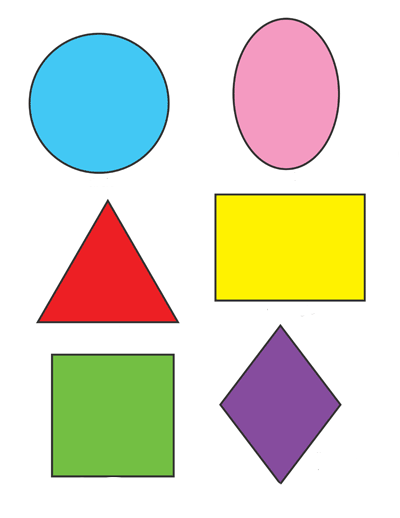
#> input picture resources/shapes.png, 400 x 518 px
$ python contours_detect.py
#> lines starting #> are read from the running program, lines starting #| are printed output that depends on the picture; after the words box and inside, x2 and y2 are one past the last pixel; in counts of white or black regions, pixels touching at a corner belong together
import cv2
import numpy as np

def stackImages(scale,imgArray):
    rows = len(imgArray)
    cols = len(imgArray[0])
    rowsAvailable = isinstance(imgArray[0], list)
    width = imgArray[0][0].shape[1]
    height = imgArray[0][0].shape[0]
    if rowsAvailable:
        for x in range ( 0, rows):
            for y in range(0, cols):
                if imgArray[x][y].shape[:2] == imgArray[0][0].shape [:2]:
                    imgArray[x][y] = cv2.resize(imgArray[x][y], (0, 0), None, scale, scale)
                else:
                    imgArray[x][y] = cv2.resize(imgArray[x][y], (imgArray[0][0].shape[1], imgArray[0][0].shape[0]), None, scale, scale)
                if len(imgArray[x][y].shape) == 2: imgArray[x][y]= cv2.cvtColor( imgArray[x][y], cv2.COLOR_GRAY2BGR)
        imageBlank = np.zeros((height, width, 3), np.uint8)
        hor = [imageBlank]*rows
        hor_con = [imageBlank]*rows
        for x in range(0, rows):
            hor[x] = np.hstack(imgArray[x])
        ver = np.vstack(hor)
    else:
        for x in range(0, rows):
            if imgArray[x].shape[:2] == imgArray[0].shape[:2]:
                imgArray[x] = cv2.resize(imgArray[x], (0, 0), None, scale, scale)
            else:
                imgArray[x] = cv2.resize(imgArray[x], (imgArray[0].shape[1], imgArray[0].shape[0]), None,scale, scale)
            if len(imgArray[x].shape) == 2: imgArray[x] = cv2.cvtColor(imgArray[x], cv2.COLOR_GRAY2BGR)
        hor= np.hstack(imgArray)
        ver = hor
    return ver

def get_contours(img):
    countours, hierarchy = cv2.findContours(img, cv2.RETR_EXTERNAL, cv2.CHAIN_APPROX_NONE)
    for cnt in countours:
        area = cv2.contourArea(cnt)
        print(area)
        if area>500:
            cv2.drawContours(imgContour, cnt, -1, (255,0,0), 3)
            perimiter = cv2.arcLength(cnt, True)
            # print(perimiter)
            approx = cv2.approxPolyDP(cnt, 0.02*perimiter, True)
            print(len(approx))
            objCor = len(approx)
            x, y, w, h = cv2.boundingRect(approx)
            if objCor == 3: objectType = 'Tri'
            elif objCor == 4:
                aspRatio = w/float(h)
                if aspRatio > 0.95 and aspRatio < 1.05 : objectType = 'Squere'
                else: objectType = 'Rectangle'
            elif objCor > 4 : objectType = 'Circle'
            else:
                objectType = 'None'

            cv2.rectangle(imgContour, (x, y), (x+w, y+h), (0, 255, 0), 2)
            cv2.putText(imgContour, objectType,
                        (x+(w//2)-10, y+(h//2)-10), cv2.FONT_HERSHEY_COMPLEX, 0.7,
                        (0,0,0), 2)


img = cv2.imread('resources/shapes.png')
#> img is the input picture: shape (518, 400, 3); mean B, G, R 200.6, 217.9, 219.9
imgContour = img.copy()

imgGray = cv2.cvtColor(img, cv2.COLOR_BGR2GRAY)
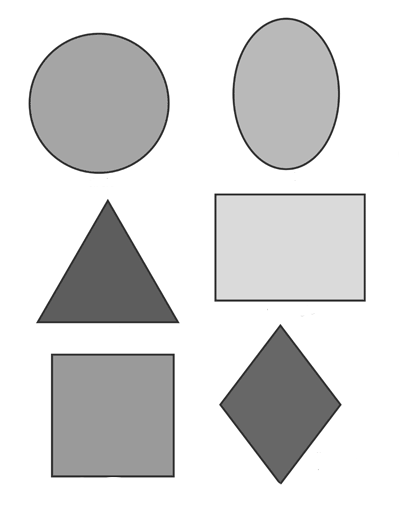
#> imgGray: shape (518, 400); min 23, max 255, mean 216.5
imgBlur = cv2.GaussianBlur(imgGray, (7,7), 1)
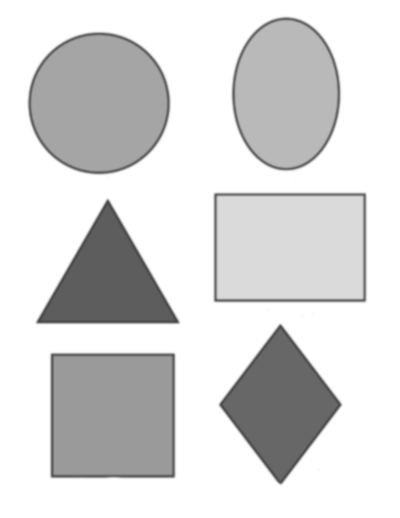
#> imgBlur: shape (518, 400); min 68, max 255, mean 216.5
imgCanny = cv2.Canny(imgBlur, 50, 50)
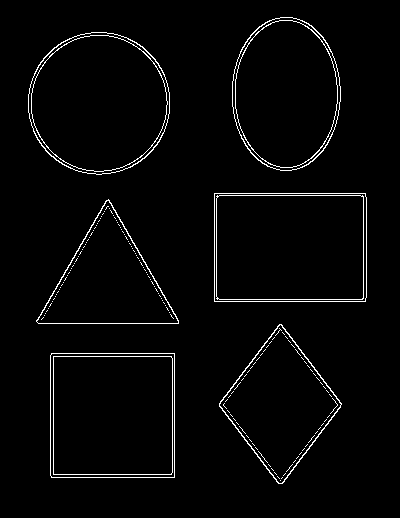
#> imgCanny: shape (518, 400); 2.6% white in thin lines or dots, all inside (x1, y1, x2, y2) = (28, 17, 367, 484)

get_contours(imgCanny)
#> in get_contours, `countours, hierarchy = cv2.findContours(img, cv2.RETR_EXTERNAL, cv2.CH..`: countours = 6 contours; box (x1, y1, x2, y2) and area: (214, 193, 367, 302) 16409, (28, 32, 170, 175) 15800, (50, 353, 175, 478) 15373, (232, 17, 341, 171) 13051, (219, 324, 342, 484) 10085, (36, 199, 179, 324) 9086
#> the loop in get_contours, `for cnt in countours:` made 6 passes
#> (area, perimiter, approx, objCor, x, y, w, h) on passes 1, 2, 4: (15373, 494.8, [[51, 353], [51, 477], [174, 477], [174, 353]], 4, 51, 353, 124, 125), (10085, 422.6, [[279, 324], [219, 406], [282, 483], [341, 403]], 4, 219, 324, 123, 160), (16409, 518.8, [[214, 193], [214, 301], [365, 301], [365, 193]], 4, 214, 193, 152, 109)
#> (area, perimiter, approx, objCor, x, y, w, h) on pass 3: (9085.5, 448.2, [[108, 199], [38, 323], [178, 323]], 3, 38, 199, 141, 125)
#| 15373.0
#| 4
#| 10085.0
#| 4
#| 9085.5
#| 3
#| 16409.0
#| 4
#| 15800.0
#| 8
#> (further printed lines are left out)
#> after the loop in get_contours, `for cnt in countours:`:
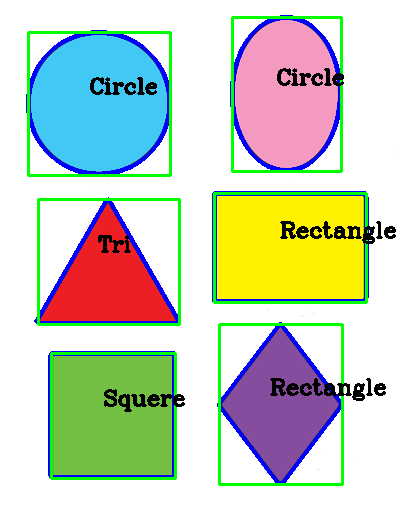
#> imgContour: shape (518, 400, 3); 10.5% of pixels changed, all inside (x1, y1, x2, y2) = (26, 15, 396, 486)

imgBlank = np.zeros_like(img)
imgStack = stackImages(0.8, ([img, imgGray, imgBlur],
                            [imgCanny, imgContour, imgBlank]))
#> after the loop in stackImages, `for x in range(0, rows):`: hor = 2 items
#> in stackImages, `ver = np.vstack(hor)`:
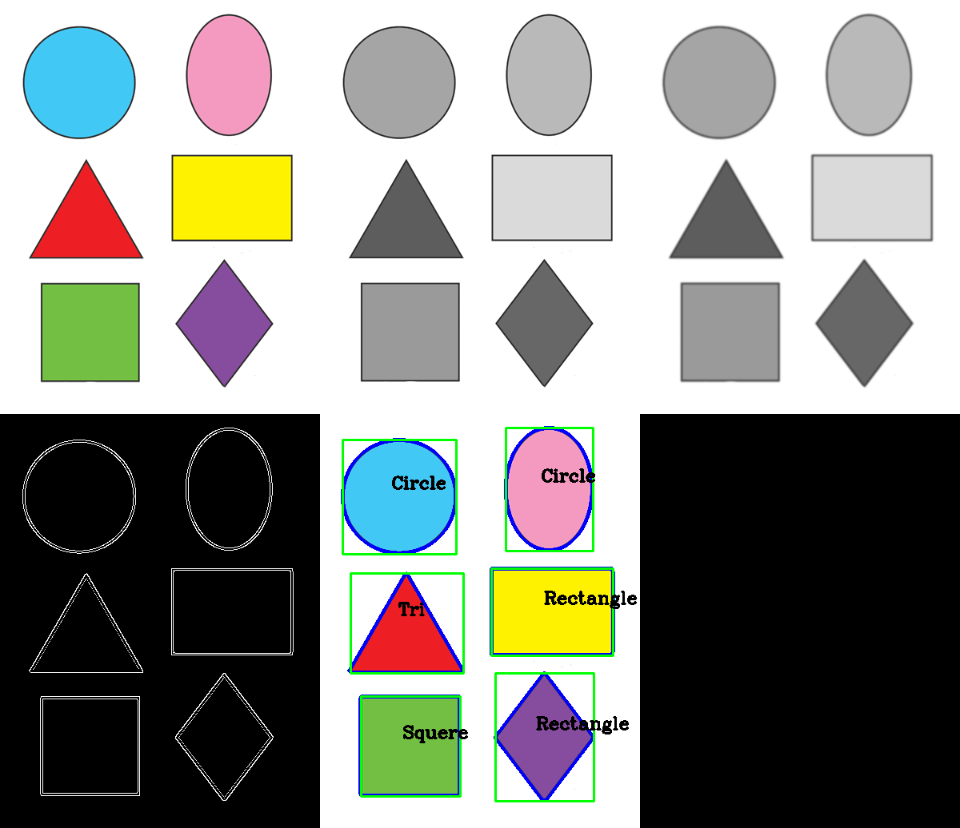
#> ver: shape (828, 960, 3); mean of channels 0, 1, 2 138.5, 144.4, 143.1; drawn as B, G, R


cv2.imshow('imgstack', imgStack)

cv2.waitKey(0)
